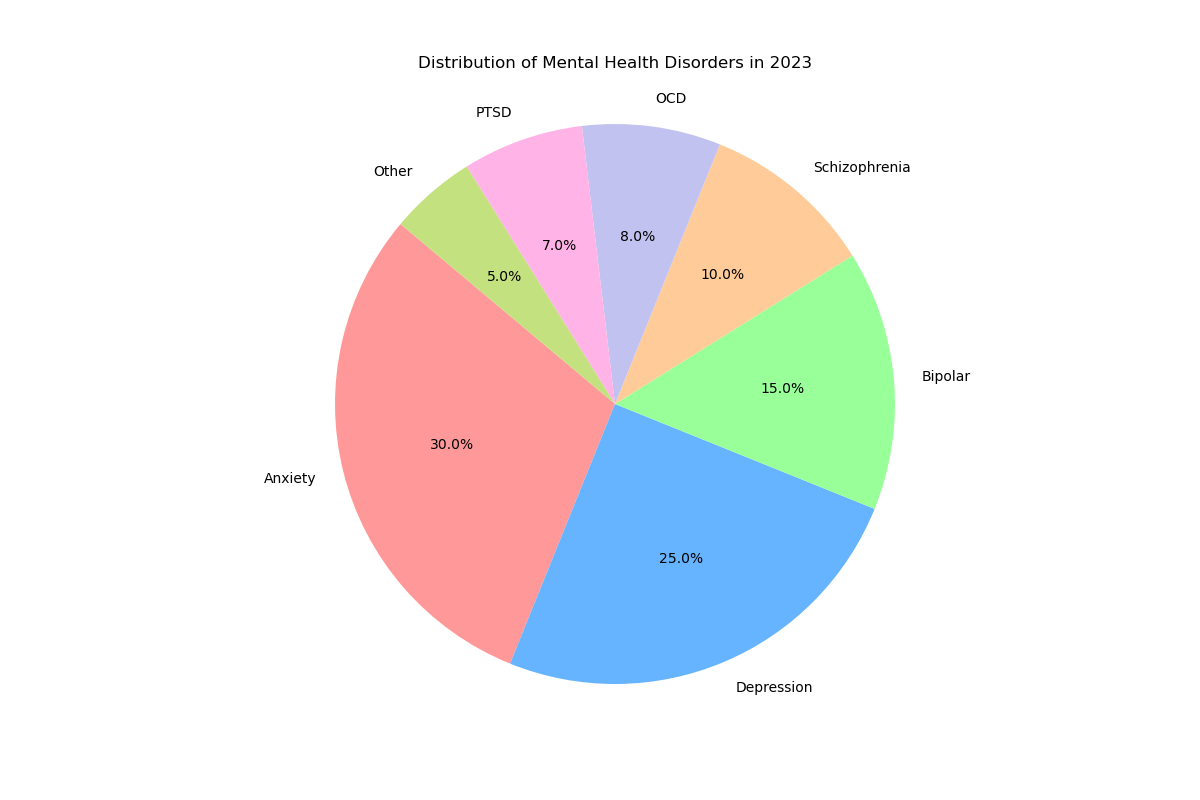

Reproduce this figure in Python.

import matplotlib.pyplot as plt

# Data to plot
labels = ['Anxiety', 'Depression', 'Bipolar', 'Schizophrenia', 'OCD', 'PTSD', 'Other']
sizes = [30.0, 25.0, 15.0, 10.0, 8.0, 7.0, 5.0]
colors = ['#ff9999','#66b3ff','#99ff99','#ffcc99','#c2c2f0','#ffb3e6','#c4e17f']

# Plot
fig1, ax1 = plt.subplots(figsize=(12, 8))
ax1.pie(sizes, labels=labels, colors=colors, autopct='%1.1f%%', startangle=140)

ax1.axis('equal')  # Equal aspect ratio ensures that pie is drawn as a circle.
plt.title('Distribution of Mental Health Disorders in 2023', pad=20)
plt.show()
